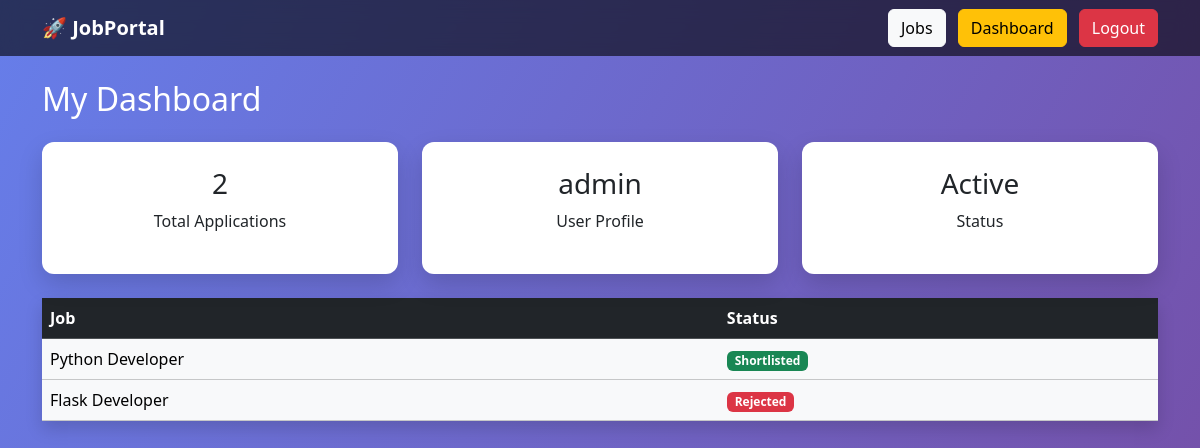
The page /dashboard/ (signed in) on the database its author committed.
### jobs/models.py (models this page shows, shortened)
class Application(models.Model):
    job = models.ForeignKey(Job, on_delete=models.CASCADE)
    applicant = models.ForeignKey(User, on_delete=models.CASCADE)
    resume = models.FileField(upload_to='resumes/')
    cover_letter = models.TextField()
    status = models.CharField(
        max_length=20,
        choices=STATUS_CHOICES,
        default='Pending'
    )
    applied_at = models.DateTimeField(auto_now_add=True)

class Job(models.Model):
    title = models.CharField(max_length=200)
    company = models.CharField(max_length=200)
    location = models.CharField(max_length=200)
    description = models.TextField()
    posted_by = models.ForeignKey(User, on_delete=models.CASCADE)
    created_at = models.DateTimeField(auto_now_add=True)

### jobs/views.py (the view)
# urls.py: path('dashboard/', views.dashboard, name='dashboard'),
@login_required
def dashboard(request):
    applications = Application.objects.filter(applicant=request.user)
    return render(request, 'dashboard.html', {
        'applications': applications
    })

### jobs/templates/dashboard.html
{% extends 'base.html' %}
{% block content %}
<h2 class="text-white mb-4">My Dashboard</h2>
<div class="row mb-4">
    <div class="col-md-4">
        <div class="dashboard-card">
            <h3>{{ applications.count }}</h3>
            <p>Total Applications</p>
        </div>
    </div>
    <div class="col-md-4">
        <div class="dashboard-card">
            <h3>{{ user.username }}</h3>
            <p>User Profile</p>
        </div>
    </div>
    <div class="col-md-4">
        <div class="dashboard-card">
            <h3>Active</h3>
            <p>Status</p>
        </div>
    </div>
</div>
<table class="table table-light table-hover shadow">
    <tr class="table-dark">
        <th>Job</th>
        <th>Status</th>
    </tr>
    {% for app in applications %}
    <tr>
        <td>{{ app.job.title }}</td>
        <td>
            <span class="badge
                {% if app.status == 'Pending' %}bg-warning
                {% elif app.status == 'Shortlisted' %}bg-success
                {% elif app.status == 'Rejected' %}bg-danger
                {% endif %}
            ">
                {{ app.status }}
            </span>
        </td>
    </tr>
    {% empty %}
    <tr>
        <td colspan="2" class="text-center">No Applications Found</td>
    </tr>
    {% endfor %}
</table>
{% endblock %}

### jobs/static/css/styles.css (style rules this page uses)
body { font-family: 'Poppins', sans-serif; background: linear-gradient(120deg, #667eea, #764ba2); min-height: 100vh; }
.dashboard-card { background: white; padding: 25px; border-radius: 12px; text-align: center; box-shadow: 0 10px 25px rgba(0, 0, 0, 0.15); transition: 0.3s; }

### rows shown on the page
Application: job "Python Developer", status "Shortlisted"
Application: job "Flask Developer", status "Rejected"

### other values the page prints
{{ applications.count }} "2"
{{ user.username }} "admin"
